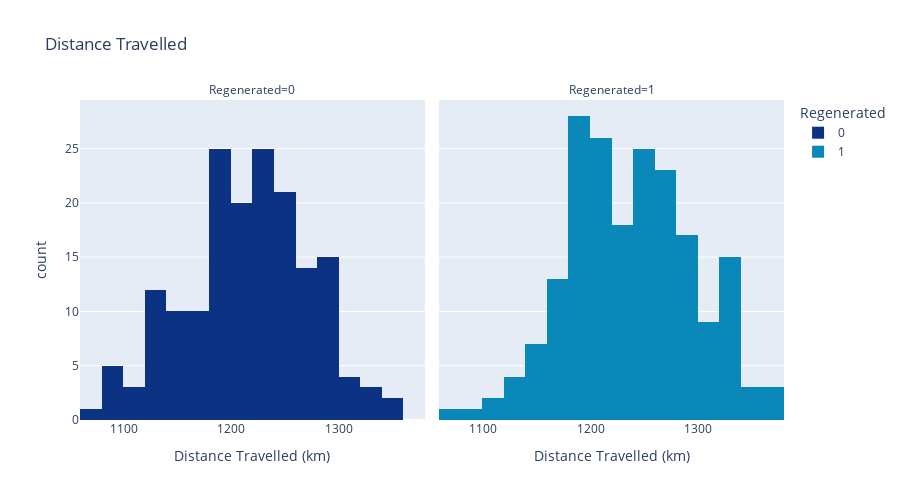

The cell this chart's notebook holds for it:
### Code cell
px.histogram(df, x='distance', title='Distance Travelled', color="regen", facet_col='regen', **histogram_options)

### Figure 1 — Plotly figure (JSON) as saved in the notebook; plotly's stock layout.template omitted (floating-point values rounded to 4 significant figures; data arrays with more than 128 entries replaced by an {"elided": "..."} marker saying what was removed)
{"data": [{"alignmentgroup": "True", "bingroup": "x", "hovertemplate": "Regenerated=0<br>Distance Travelled (km)=%{x}<br>count=%{y}<extra></extra>", "legendgroup": "0", "marker": {"color": "rgb(12,51,131)", "pattern": {"shape": ""}}, "name": "0", "offsetgroup": "0", "orientation": "v", "showlegend": true, "type": "histogram", "x": {"elided": "170 int values"}, "xaxis": "x", "yaxis": "y"}, {"alignmentgroup": "True", "bingroup": "x", "hovertemplate": "Regenerated=1<br>Distance Travelled (km)=%{x}<br>count=%{y}<extra></extra>", "legendgroup": "1", "marker": {"color": "rgb(10,136,186)", "pattern": {"shape": ""}}, "name": "1", "offsetgroup": "1", "orientation": "v", "showlegend": true, "type": "histogram", "x": {"elided": "195 int values"}, "xaxis": "x2", "yaxis": "y2"}], "layout": {"annotations": [{"font": {}, "showarrow": false, "text": "Regenerated=0", "x": 0.245, "xanchor": "center", "xref": "paper", "y": 1, "yanchor": "bottom", "yref": "paper"}, {"font": {}, "showarrow": false, "text": "Regenerated=1", "x": 0.755, "xanchor": "center", "xref": "paper", "y": 1, "yanchor": "bottom", "yref": "paper"}], "barmode": "relative", "height": 500, "legend": {"title": {"text": "Regenerated"}, "tracegroupgap": 0}, "title": {"text": "Distance Travelled"}, "xaxis": {"anchor": "y", "domain": [0, 0.49], "title": {"text": "Distance Travelled (km)"}}, "xaxis2": {"anchor": "y2", "domain": [0.51, 1], "matches": "x", "title": {"text": "Distance Travelled (km)"}}, "yaxis": {"anchor": "x", "domain": [0, 1], "title": {"text": "count"}}, "yaxis2": {"anchor": "x2", "domain": [0, 1], "matches": "y", "showticklabels": false}}}
